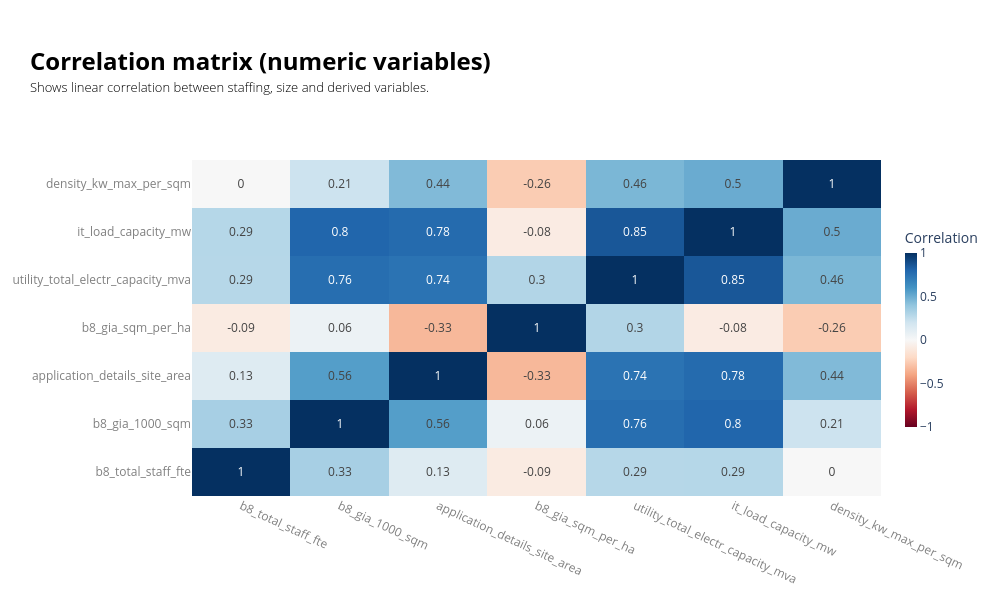

Notebook code for this chart:
### Code cell
#| include: false
fig = go.Figure(go.Heatmap(z=corr.values,x=corr.columns,y=corr.index,colorscale="RdBu",zmin=-1,zmax=1,
    text=corr.round(2).values,texttemplate="%{text}",hovertemplate="X: %{x}<br>Y: %{y}<br>Correlation: %{z:.2f}<extra></extra>",
    colorbar=dict( title="Correlation",len=0.65, thickness=12,x=1.02,),
))

fig.update_layout(
    width=1000,height=600,template="plotly_white",
    title=dict(
        text=(
            f"<br><span style='font-size:24px; font-weight:bold; color:{notes_colour}; display:block; margin-bottom:2px;'>"
            "Correlation matrix (numeric variables)"
            "</span><br>"
            f"<span style='font-size:13px; font-weight:300; color:{notes_colour}; display:block; margin-bottom:0px;'>"
            "Shows linear correlation between staffing, size and derived variables."
            "</span><br>"
        ),x=0.03,xanchor="left",y=0.92,yanchor="top",
    ),margin=dict(t=160),
)
fig.update_xaxes(tickangle=25, tickfont=dict(color=labels_colour), title_font=dict(color=labels_colour))
fig.update_yaxes(tickfont=dict(color=labels_colour), title_font=dict(color=labels_colour))
fig.show(config={
    "toImageButtonOptions": {
        "format": "png",
        "filename": "figure",
        "scale": 4
    }
})

### Figure 1 — Plotly figure (JSON) as saved in the notebook; plotly's stock layout.template omitted (floating-point values rounded to 4 significant figures)
{"data": [{"colorbar": {"len": 0.65, "thickness": 12, "title": {"text": "Correlation"}, "x": 1.02}, "colorscale": [[0, "rgb(103,0,31)"], [0.1, "rgb(178,24,43)"], [0.2, "rgb(214,96,77)"], [0.3, "rgb(244,165,130)"], [0.4, "rgb(253,219,199)"], [0.5, "rgb(247,247,247)"], [0.6, "rgb(209,229,240)"], [0.7, "rgb(146,197,222)"], [0.8, "rgb(67,147,195)"], [0.9, "rgb(33,102,172)"], [1, "rgb(5,48,97)"]], "hovertemplate": "X: %{x}<br>Y: %{y}<br>Correlation: %{z:.2f}<extra></extra>", "text": [[1.0, 0.33, 0.13, -0.09, 0.29, 0.29, 0.0], [0.33, 1.0, 0.56, 0.06, 0.76, 0.8, 0.21], [0.13, 0.56, 1.0, -0.33, 0.74, 0.78, 0.44], [-0.09, 0.06, -0.33, 1.0, 0.3, -0.08, -0.26], [0.29, 0.76, 0.74, 0.3, 1.0, 0.85, 0.46], [0.29, 0.8, 0.78, -0.08, 0.85, 1.0, 0.5], [0.0, 0.21, 0.44, -0.26, 0.46, 0.5, 1.0]], "texttemplate": "%{text}", "type": "heatmap", "x": ["b8_total_staff_fte", "b8_gia_1000_sqm", "application_details_site_area", "b8_gia_sqm_per_ha", "utility_total_electr_capacity_mva", "it_load_capacity_mw", "density_kw_max_per_sqm"], "y": ["b8_total_staff_fte", "b8_gia_1000_sqm", "application_details_site_area", "b8_gia_sqm_per_ha", "utility_total_electr_capacity_mva", "it_load_capacity_mw", "density_kw_max_per_sqm"], "z": [[1.0, 0.3344, 0.1295, -0.0861, 0.2867, 0.288, 0.0004371], [0.3344, 1.0, 0.5563, 0.05754, 0.7646, 0.8002, 0.2116], [0.1295, 0.5563, 1.0, -0.3299, 0.7401, 0.7783, 0.4424], [-0.0861, 0.05754, -0.3299, 1.0, 0.297, -0.08437, -0.2569], [0.2867, 0.7646, 0.7401, 0.297, 1.0, 0.854, 0.4578], [0.288, 0.8002, 0.7783, -0.08437, 0.854, 1.0, 0.5022], [0.0004371, 0.2116, 0.4424, -0.2569, 0.4578, 0.5022, 1.0]], "zmax": 1, "zmin": -1}], "layout": {"height": 600, "margin": {"t": 160}, "title": {"text": "<br><span style='font-size:24px; font-weight:bold; color:black; display:block; margin-bottom:2px;'>Correlation matrix (numeric variables)</span><br><span style='font-size:13px; font-weight:300; color:black; display:block; margin-bottom:0px;'>Shows linear correlation between staffing, size and derived variables.</span><br>", "x": 0.03, "xanchor": "left", "y": 0.92, "yanchor": "top"}, "width": 1000, "xaxis": {"tickangle": 25, "tickfont": {"color": "grey"}, "title": {"font": {"color": "grey"}}}, "yaxis": {"tickfont": {"color": "grey"}, "title": {"font": {"color": "grey"}}}}}
